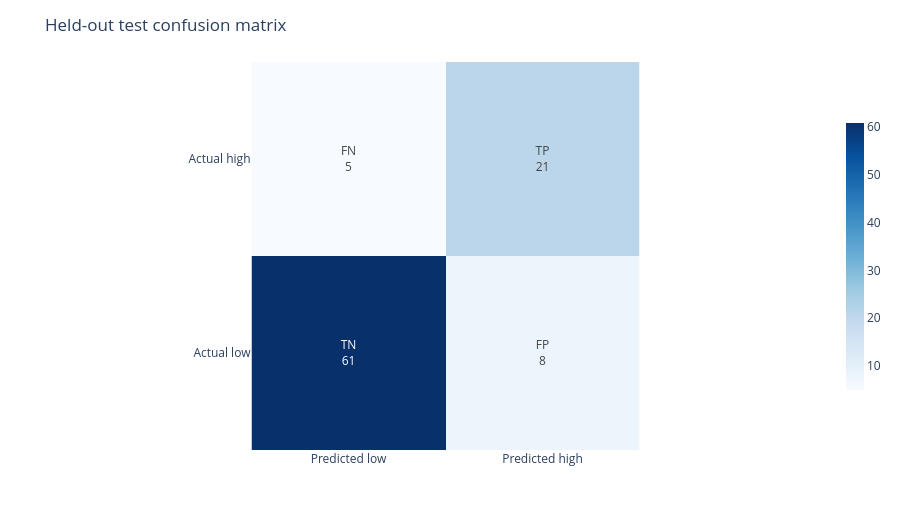

Notebook code for this chart:
### Code cell
fig = confusion_matrix_figure(ml["metrics"])
fig.show()

### Figure 1 — Plotly figure (JSON) as saved in the notebook; plotly's stock layout.template omitted (floating-point values rounded to 4 significant figures)
{"data": [{"colorbar": {"len": 0.74, "thickness": 18, "x": 1.02}, "colorscale": [[0, "rgb(247,251,255)"], [0.125, "rgb(222,235,247)"], [0.25, "rgb(198,219,239)"], [0.375, "rgb(158,202,225)"], [0.5, "rgb(107,174,214)"], [0.625, "rgb(66,146,198)"], [0.75, "rgb(33,113,181)"], [0.875, "rgb(8,81,156)"], [1, "rgb(8,48,107)"]], "hovertemplate": "%{y}<br>%{x}: %{z}<extra></extra>", "text": [["TN<br>61", "FP<br>8"], ["FN<br>5", "TP<br>21"]], "texttemplate": "%{text}", "type": "heatmap", "x": ["Predicted low", "Predicted high"], "y": ["Actual low", "Actual high"], "z": [[61, 8], [5, 21]]}], "layout": {"height": 520, "margin": {"b": 70, "l": 70, "r": 58, "t": 62}, "paper_bgcolor": "#ffffff", "plot_bgcolor": "#ffffff", "title": {"text": "Held-out test confusion matrix"}, "xaxis": {"constrain": "domain", "side": "bottom"}, "yaxis": {"constrain": "domain", "scaleanchor": "x", "scaleratio": 1}}}
